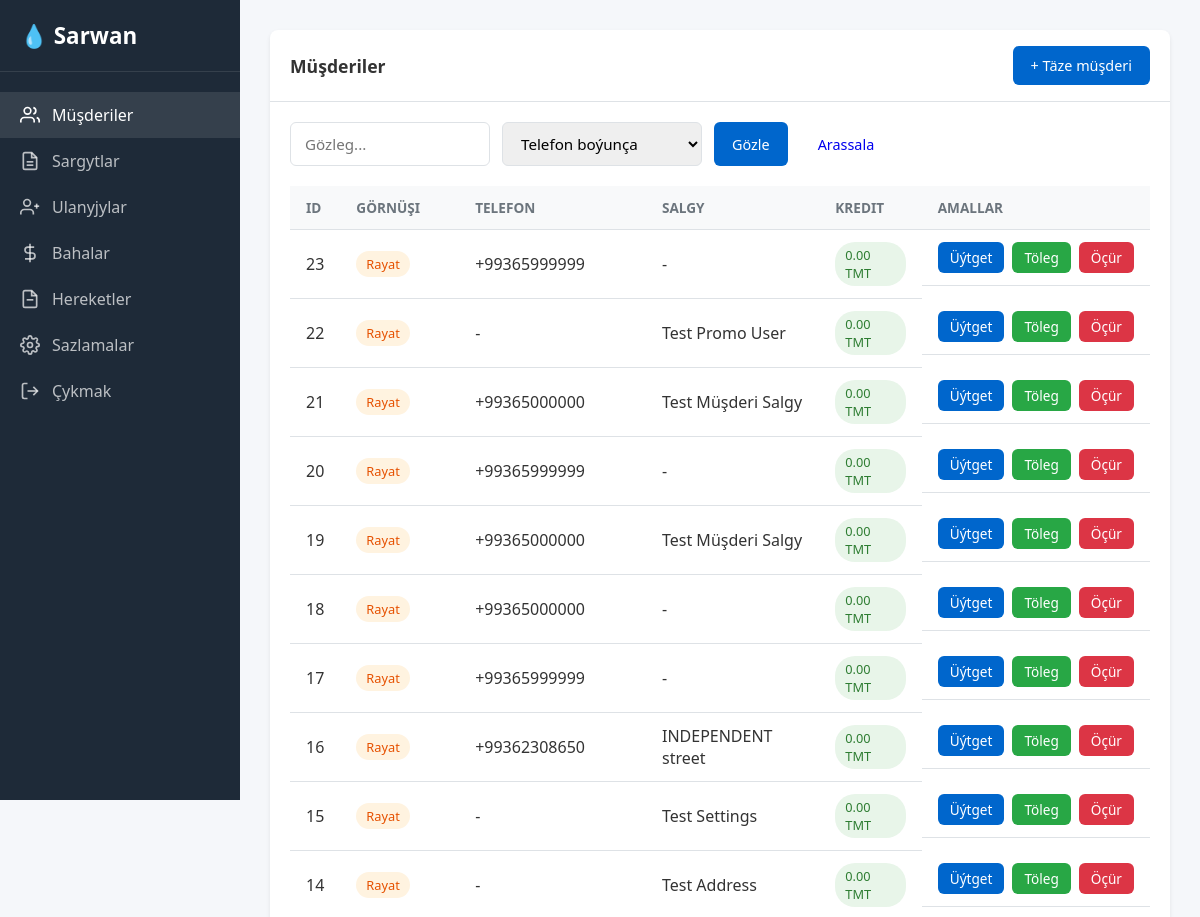
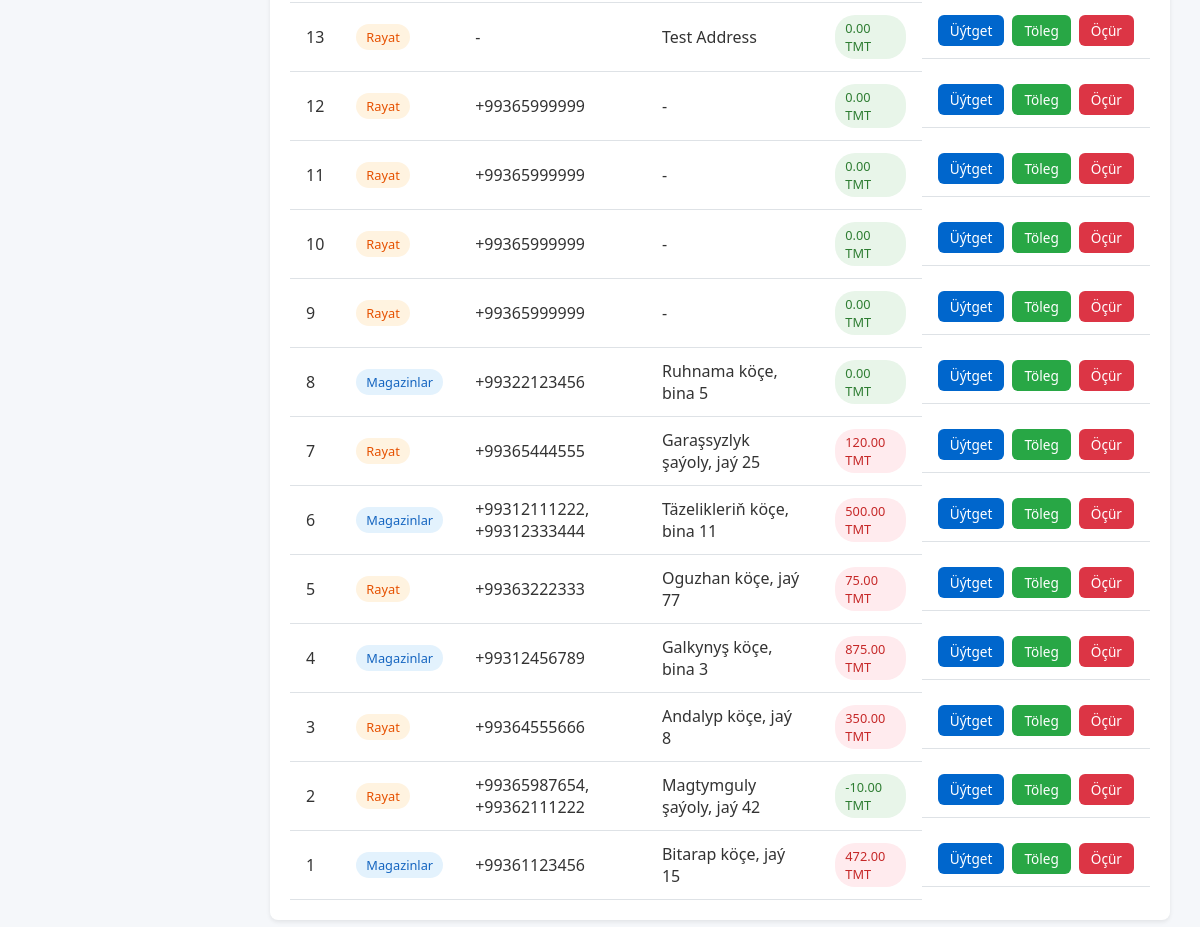
/subscribers/ (signed in), run on the app's committed database (2 pictures, top to bottom).
### app/models.py (models this page shows)
class Subscriber(db.Model):
    __tablename__ = 'subscribers'
    id = db.Column(db.Integer, primary_key=True)
    client_type = db.Column(db.String(20), nullable=False)  # Magazinlar (legal) or Rayat (individual)
    address = db.Column(db.String(256), nullable=True)  # Subscriber address
    debt = db.Column(db.Numeric(12, 2), default=0)
    created_at = db.Column(db.DateTime, default=datetime.now)
    promo_start_date = db.Column(db.DateTime, nullable=True) # If set, only count orders after this date
    promo_custom_limit = db.Column(db.Integer, nullable=True) # If set, override global limit
    phones = db.relationship('Phone', backref='subscriber', lazy='dynamic', cascade='all, delete-orphan')
    orders = db.relationship('Order', backref='subscriber', lazy='dynamic')
    payments = db.relationship('Payment', backref='subscriber', lazy='dynamic')

### app/routes/subscribers.py (the view, shortened to what this page needs)
@subscribers_bp.route('/')
@login_required
def index():
    search = request.args.get('search', '')
    search_type = request.args.get('type', 'phone')  # phone, name, address, all
    query = Subscriber.query
    subscribers = query.order_by(Subscriber.id.desc()).all()
    subscriber_credits = {}
    for s in subscribers:
        total_orders = db.session.query(db.func.sum(Order.total_amount)).filter(
            Order.subscriber_id == s.id
        ).scalar() or 0
        total_order_paid = db.session.query(db.func.sum(Order.paid_amount)).filter(
            Order.subscriber_id == s.id
        ).scalar() or 0
        total_direct_paid = db.session.query(db.func.sum(Payment.amount)).filter(
            Payment.subscriber_id == s.id
        ).scalar() or 0
        subscriber_credits[s.id] = float(total_orders) - (float(total_order_paid) + float(total_direct_paid))
    return render_template('subscribers.html', subscribers=subscribers, search=search,
                          search_type=search_type, subscriber_credits=subscriber_credits)

### app/models.py (called while the page is built)
@login_manager.user_loader
def load_user(id):
    return User.query.get(int(id))

### templates/subscribers.html (shortened to what this page needs)
{% extends "base.html" %}
{% block content %}
<div class="card">
    <div class="card-header">
        <h3>Müşderiler</h3>
        <button class="btn btn-primary" onclick="openModal('create-subscriber-modal')">+ Täze müşderi</button>
    </div>
    <div class="card-body">
        <form class="filters" method="GET">
            <input type="text" name="search" class="form-control" placeholder="Gözleg..." value="{{ search }}">
            <select name="type" class="form-control">
                <option value="phone" {% if search_type=='phone' %}selected{% endif %}>Telefon boýunça</option>
            </select>
            <button type="submit" class="btn btn-primary">Gözle</button>
            <a href="{{ url_for('subscribers.index') }}" class="btn">Arassala</a>
        </form>
        <div class="table-container">
            <table>
                <thead>
                    <tr>
                        <th>ID</th>
                        <th>Görnüşi</th>
                        <th>Telefon</th>
                        <th>Salgy</th>
                        <th>Kredit</th>
                        <th>Amallar</th>
                    </tr>
                </thead>
                <tbody>
                    {% for s in subscribers %}
                    <tr>
                        <td>{{ s.id }}</td>
                        <td>
                            <span
                                class="badge {% if s.client_type == 'legal' %}badge-legal{% else %}badge-individual{% endif %}">
                                {{ 'Magazinlar' if s.client_type == 'legal' else 'Rayat' }}
                            </span>
                        </td>
                        <td>{{ s.phones|join(', ', attribute='number') or '-' }}</td>
                        <td>{{ s.address or '-' }}</td>
                        <td>
                            <span class="{% if s.debt > 0 %}badge badge-debt{% else %}badge badge-paid{% endif %}">
                                {{ s.debt|round(2) }} TMT
                            </span>
                        </td>
                        <td class="actions">
                            <button class="btn btn-sm btn-primary" data-id="{{ s.id }}" data-type="{{ s.client_type }}"
                                data-phones="{{ s.phones|map(attribute='number')|join(', ') }}"
                                data-address="{{ s.address or '' }}"
                                data-promostart="{{ s.promo_start_date.strftime('%Y-%m-%d') if s.promo_start_date else '' }}"
                                onclick="editSubscriber(this.dataset.id, this.dataset.type, this.dataset.phones, this.dataset.address, this.dataset.promostart)">Üýtget</button>
                            {% if current_user.role in ['admin', 'accountant'] %}
                            <button class="btn btn-sm btn-success" data-id="{{ s.id }}" data-debt="{{ s.debt }}"
                                onclick="openPaymentModal(this.dataset.id, this.dataset.debt)">Töleg</button>
                            {% endif %}
                            <form method="POST" action="{{ url_for('subscribers.delete', id=s.id) }}"
                                style="display:inline;" onsubmit="return confirmDelete(this)">
                                <button type="submit" class="btn btn-sm btn-danger">Öçür</button>
                            </form>
                        </td>
                    </tr>
                    {% else %}
                    <tr>
                        <td colspan="7" class="text-center">Müşderi tapylmady</td>
                    </tr>
                    {% endfor %}
                </tbody>
            </table>
        </div>
    </div>
</div>
{% endblock %}

### static/css/style.css (style rules this page uses)
:root { --primary: #0066cc; --primary-dark: #004d99; --success: #28a745; --danger: #dc3545; --warning: #ffc107; --bg: #f5f7fa; --sidebar-bg: #1e2a38; --card-bg: #ffffff; --text: #333333; --text-light: #6c757d; --border: #dee2e6; }
* { margin: 0; padding: 0; box-sizing: border-box; }
body { font-family: 'Segoe UI', Tahoma, Geneva, Verdana, sans-serif; background: var(--bg); color: var(--text); min-height: 100vh; }
input, button, select, textarea { font-family: inherit; }
.card { background: var(--card-bg); border-radius: 8px; box-shadow: 0 2px 4px rgba(0, 0, 0, 0.08); margin-bottom: 20px; }
.card-header { padding: 16px 20px; border-bottom: 1px solid var(--border); display: flex; justify-content: space-between; align-items: center; }
.card-header h3 { font-size: 1.1rem; font-weight: 600; }
.card-body { padding: 20px; }
.btn { display: inline-flex; align-items: center; gap: 8px; padding: 10px 18px; border: none; border-radius: 6px; font-size: 0.9rem; font-weight: 500; cursor: pointer; text-decoration: none; transition: all 0.2s; }
.btn-primary { background: var(--primary); color: #fff; }
.btn-success { background: var(--success); color: #fff; }
.btn-danger { background: var(--danger); color: #fff; }
.btn-sm { padding: 6px 12px; font-size: 0.85rem; }
.form-control { width: 100%; padding: 10px 14px; border: 1px solid var(--border); border-radius: 6px; font-size: 0.95rem; transition: border-color 0.2s; }
select.form-control { cursor: pointer; }
.table-container { overflow-x: auto; }
table { width: 100%; border-collapse: collapse; }
th, td { padding: 12px 16px; text-align: left; border-bottom: 1px solid var(--border); }
th { background: #f8f9fa; font-weight: 600; font-size: 0.85rem; text-transform: uppercase; color: var(--text-light); }
.filters { display: flex; gap: 12px; flex-wrap: wrap; margin-bottom: 20px; }
.filters .form-control { max-width: 200px; }
.badge { display: inline-block; padding: 4px 10px; border-radius: 20px; font-size: 0.8rem; font-weight: 500; }
.badge-legal { background: #e3f2fd; color: #1565c0; }
.badge-individual { background: #fff3e0; color: #e65100; }
.badge-debt { background: #ffebee; color: #c62828; }
.badge-paid { background: #e8f5e9; color: #2e7d32; }
.actions { display: flex; gap: 8px; }

### data on the page
Subscriber: id "23", client_type "Rayat", phones "+99365999999", address "-", debt "0.00"
Subscriber: id "22", client_type "Rayat", phones "-", address "Test Promo User", debt "0.00"
Subscriber: id "21", client_type "Rayat", phones "+99365000000", address "Test Müşderi Salgy", debt "0.00"
Subscriber: id "20", client_type "Rayat", phones "+99365999999", address "-", debt "0.00"
Subscriber: id "19", client_type "Rayat", phones "+99365000000", address "Test Müşderi Salgy", debt "0.00"
Subscriber: id "18", client_type "Rayat", phones "+99365000000", address "-", debt "0.00"
Subscriber: id "17", client_type "Rayat", phones "+99365999999", address "-", debt "0.00"
Subscriber: id "16", client_type "Rayat", phones "+99362308650", address "INDEPENDENT street", debt "0.00"
Subscriber: id "15", client_type "Rayat", phones "-", address "Test Settings", debt "0.00"
Subscriber: id "14", client_type "Rayat", phones "-", address "Test Address", debt "0.00"
Subscriber: id "13", client_type "Rayat", phones "-", address "Test Address", debt "0.00"
Subscriber: id "12", client_type "Rayat", phones "+99365999999", address "-", debt "0.00"
Subscriber: id "11", client_type "Rayat", phones "+99365999999", address "-", debt "0.00"
Subscriber: id "10", client_type "Rayat", phones "+99365999999", address "-", debt "0.00"
Subscriber: id "9", client_type "Rayat", phones "+99365999999", address "-", debt "0.00"
Subscriber: id "8", client_type "Magazinlar", phones "+99322123456", address "Ruhnama köçe, bina 5", debt "0.00"
Subscriber: id "7", client_type "Rayat", phones "+99365444555", address "Garaşsyzlyk şaýoly, jaý 25", debt "120.00"
Subscriber: id "6", client_type "Magazinlar", phones "+99312111222, +99312333444", address "Täzelikleriň köçe, bina 11", debt "500.00"
Subscriber: id "5", client_type "Rayat", phones "+99363222333", address "Oguzhan köçe, jaý 77", debt "75.00"
Subscriber: id "4", client_type "Magazinlar", phones "+99312456789", address "Galkynyş köçe, bina 3", debt "875.00"
Subscriber: id "3", client_type "Rayat", phones "+99364555666", address "Andalyp köçe, jaý 8", debt "350.00"
Subscriber: id "2", client_type "Rayat", phones "+99365987654, +99362111222", address "Magtymguly şaýoly, jaý 42", debt "-10.00"
Subscriber: id "1", client_type "Magazinlar", phones "+99361123456", address "Bitarap köçe, jaý 15", debt "472.00"
